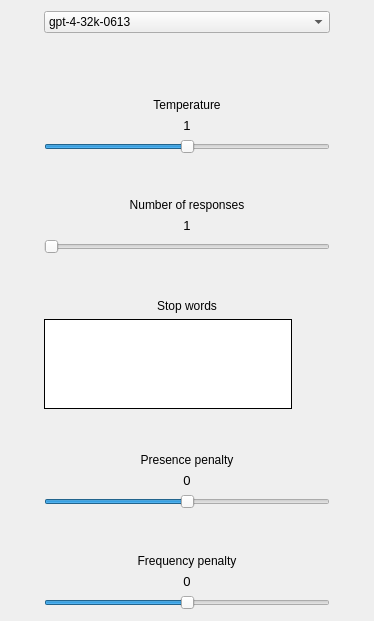
<?xml version="1.0" encoding="UTF-8"?>
<ui version="4.0">
 <class>ChatSettingsWidget</class>
 <widget class="QWidget" name="ChatSettingsWidget">
  <property name="geometry">
   <rect>
    <x>0</x>
    <y>0</y>
    <width>374</width>
    <height>621</height>
   </rect>
  </property>
  <property name="windowTitle">
   <string notr="true">Form</string>
  </property>
  <property name="locale">
   <locale language="English" country="UnitedStates"/>
  </property>
  <layout class="QGridLayout" name="gridLayout">
   <item row="8" column="1">
    <spacer name="verticalSpacer_4">
     <property name="orientation">
      <enum>Qt::Vertical</enum>
     </property>
     <property name="sizeHint" stdset="0">
      <size>
       <width>20</width>
       <height>40</height>
      </size>
     </property>
    </spacer>
   </item>
   <item row="0" column="0">
    <spacer name="horizontalSpacer_2">
     <property name="orientation">
      <enum>Qt::Horizontal</enum>
     </property>
     <property name="sizeHint" stdset="0">
      <size>
       <width>40</width>
       <height>20</height>
      </size>
     </property>
    </spacer>
   </item>
   <item row="9" column="1">
    <layout class="QVBoxLayout" name="verticalLayout_4">
     <item>
      <widget class="QLabel" name="labelPP">
       <property name="text">
        <string>Presence penalty</string>
       </property>
       <property name="alignment">
        <set>Qt::AlignCenter</set>
       </property>
      </widget>
     </item>
     <item>
      <widget class="QLabel" name="pPValue">
       <property name="font">
        <font>
         <pointsize>10</pointsize>
        </font>
       </property>
       <property name="text">
        <string notr="true">0</string>
       </property>
       <property name="alignment">
        <set>Qt::AlignCenter</set>
       </property>
      </widget>
     </item>
     <item>
      <widget class="QSlider" name="pPSlider">
       <property name="toolTip">
        <string>&lt;html&gt;&lt;head/&gt;&lt;body&gt;&lt;p&gt;Positive values penalize new tokens based on whether they appear in the text so far, increasing the model's likelihood to talk about new topics.&lt;/p&gt;&lt;/body&gt;&lt;/html&gt;</string>
       </property>
       <property name="minimum">
        <number>-20</number>
       </property>
       <property name="maximum">
        <number>20</number>
       </property>
       <property name="pageStep">
        <number>1</number>
       </property>
       <property name="orientation">
        <enum>Qt::Horizontal</enum>
       </property>
      </widget>
     </item>
     <item>
      <spacer name="verticalSpacer_5">
       <property name="orientation">
        <enum>Qt::Vertical</enum>
       </property>
       <property name="sizeHint" stdset="0">
        <size>
         <width>20</width>
         <height>40</height>
        </size>
       </property>
      </spacer>
     </item>
    </layout>
   </item>
   <item row="0" column="1">
    <widget class="QComboBox" name="modelSelector">
     <property name="currentIndex">
      <number>0</number>
     </property>
     <item>
      <property name="text">
       <string notr="true">gpt-4-32k-0613</string>
      </property>
     </item>
     <item>
      <property name="text">
       <string notr="true">gpt-4-32k</string>
      </property>
     </item>
     <item>
      <property name="text">
       <string notr="true">gpt-4-0613</string>
      </property>
     </item>
     <item>
      <property name="text">
       <string notr="true">gpt-4</string>
      </property>
     </item>
     <item>
      <property name="text">
       <string notr="true">gpt-3.5-turbo-16k-0613</string>
      </property>
     </item>
     <item>
      <property name="text">
       <string notr="true">gpt-3.5-turbo-16k</string>
      </property>
     </item>
     <item>
      <property name="text">
       <string notr="true">gpt-3.5-turbo-0613</string>
      </property>
     </item>
     <item>
      <property name="text">
       <string notr="true">gpt-3.5-turbo</string>
      </property>
     </item>
    </widget>
   </item>
   <item row="5" column="1">
    <spacer name="verticalSpacer_3">
     <property name="orientation">
      <enum>Qt::Vertical</enum>
     </property>
     <property name="sizeHint" stdset="0">
      <size>
       <width>20</width>
       <height>40</height>
      </size>
     </property>
    </spacer>
   </item>
   <item row="3" column="1">
    <spacer name="verticalSpacer_2">
     <property name="orientation">
      <enum>Qt::Vertical</enum>
     </property>
     <property name="sizeHint" stdset="0">
      <size>
       <width>20</width>
       <height>40</height>
      </size>
     </property>
    </spacer>
   </item>
   <item row="11" column="1">
    <layout class="QVBoxLayout" name="verticalLayout_5">
     <item>
      <widget class="QLabel" name="labelFP">
       <property name="text">
        <string>Frequency penalty</string>
       </property>
       <property name="alignment">
        <set>Qt::AlignCenter</set>
       </property>
      </widget>
     </item>
     <item>
      <widget class="QLabel" name="fPValue">
       <property name="font">
        <font>
         <pointsize>10</pointsize>
        </font>
       </property>
       <property name="text">
        <string notr="true">0</string>
       </property>
       <property name="alignment">
        <set>Qt::AlignCenter</set>
       </property>
      </widget>
     </item>
     <item>
      <widget class="QSlider" name="fPSlider">
       <property name="toolTip">
        <string>&lt;html&gt;&lt;head/&gt;&lt;body&gt;&lt;p&gt;Positive values penalize new tokens based on their existing frequency in the text so far, decreasing the model's likelihood to repeat the same line verbatim.&lt;/p&gt;&lt;/body&gt;&lt;/html&gt;</string>
       </property>
       <property name="minimum">
        <number>-20</number>
       </property>
       <property name="maximum">
        <number>20</number>
       </property>
       <property name="pageStep">
        <number>1</number>
       </property>
       <property name="orientation">
        <enum>Qt::Horizontal</enum>
       </property>
      </widget>
     </item>
    </layout>
   </item>
   <item row="1" column="1">
    <spacer name="verticalSpacer">
     <property name="orientation">
      <enum>Qt::Vertical</enum>
     </property>
     <property name="sizeHint" stdset="0">
      <size>
       <width>20</width>
       <height>60</height>
      </size>
     </property>
    </spacer>
   </item>
   <item row="2" column="1">
    <layout class="QVBoxLayout" name="verticalLayout">
     <item>
      <widget class="QLabel" name="labelTemperature">
       <property name="text">
        <string>Temperature</string>
       </property>
       <property name="alignment">
        <set>Qt::AlignCenter</set>
       </property>
      </widget>
     </item>
     <item>
      <widget class="QLabel" name="temperatureValue">
       <property name="font">
        <font>
         <pointsize>10</pointsize>
        </font>
       </property>
       <property name="text">
        <string notr="true">1</string>
       </property>
       <property name="alignment">
        <set>Qt::AlignCenter</set>
       </property>
      </widget>
     </item>
     <item>
      <widget class="QSlider" name="temperatureSlider">
       <property name="toolTip">
        <string>&lt;html&gt;&lt;head/&gt;&lt;body&gt;&lt;p&gt;Higher values like 0.8 will make the output more random, while lower values like 0.2 will make it more focused and deterministic.&lt;/p&gt;&lt;/body&gt;&lt;/html&gt;</string>
       </property>
       <property name="maximum">
        <number>20</number>
       </property>
       <property name="pageStep">
        <number>1</number>
       </property>
       <property name="value">
        <number>10</number>
       </property>
       <property name="orientation">
        <enum>Qt::Horizontal</enum>
       </property>
      </widget>
     </item>
    </layout>
   </item>
   <item row="0" column="2">
    <spacer name="horizontalSpacer">
     <property name="orientation">
      <enum>Qt::Horizontal</enum>
     </property>
     <property name="sizeHint" stdset="0">
      <size>
       <width>40</width>
       <height>20</height>
      </size>
     </property>
    </spacer>
   </item>
   <item row="4" column="1">
    <layout class="QVBoxLayout" name="verticalLayout_2">
     <item>
      <widget class="QLabel" name="labelN">
       <property name="text">
        <string>Number of responses</string>
       </property>
       <property name="alignment">
        <set>Qt::AlignCenter</set>
       </property>
      </widget>
     </item>
     <item>
      <widget class="QLabel" name="nValue">
       <property name="font">
        <font>
         <pointsize>10</pointsize>
        </font>
       </property>
       <property name="text">
        <string notr="true">1</string>
       </property>
       <property name="alignment">
        <set>Qt::AlignCenter</set>
       </property>
      </widget>
     </item>
     <item>
      <widget class="QSlider" name="nSlider">
       <property name="toolTip">
        <string>&lt;html&gt;&lt;head/&gt;&lt;body&gt;&lt;p&gt;How many chat completion choices to generate for each input message.&lt;/p&gt;&lt;/body&gt;&lt;/html&gt;</string>
       </property>
       <property name="minimum">
        <number>1</number>
       </property>
       <property name="maximum">
        <number>10</number>
       </property>
       <property name="pageStep">
        <number>1</number>
       </property>
       <property name="value">
        <number>1</number>
       </property>
       <property name="orientation">
        <enum>Qt::Horizontal</enum>
       </property>
      </widget>
     </item>
    </layout>
   </item>
   <item row="6" column="1">
    <layout class="QVBoxLayout" name="verticalLayout_6">
     <item>
      <widget class="QLabel" name="label">
       <property name="toolTip">
        <string>&lt;html&gt;&lt;head/&gt;&lt;body&gt;&lt;p&gt;Up to 4 sequences where the API will stop generating further tokens.&lt;/p&gt;&lt;/body&gt;&lt;/html&gt;</string>
       </property>
       <property name="text">
        <string>Stop words</string>
       </property>
       <property name="alignment">
        <set>Qt::AlignCenter</set>
       </property>
      </widget>
     </item>
     <item>
      <layout class="QHBoxLayout" name="horizontalLayout">
       <item>
        <widget class="QListWidget" name="stopList">
         <property name="sizePolicy">
          <sizepolicy hsizetype="Expanding" vsizetype="Minimum">
           <horstretch>0</horstretch>
           <verstretch>0</verstretch>
          </sizepolicy>
         </property>
         <property name="minimumSize">
          <size>
           <width>0</width>
           <height>90</height>
          </size>
         </property>
         <property name="frameShape">
          <enum>QFrame::Panel</enum>
         </property>
         <property name="frameShadow">
          <enum>QFrame::Plain</enum>
         </property>
         <property name="verticalScrollBarPolicy">
          <enum>Qt::ScrollBarAlwaysOff</enum>
         </property>
        </widget>
       </item>
       <item>
        <layout class="QVBoxLayout" name="verticalLayout_3">
         <item>
          <widget class="QToolButton" name="addStopButton">
           <property name="sizePolicy">
            <sizepolicy hsizetype="Preferred" vsizetype="Maximum">
             <horstretch>0</horstretch>
             <verstretch>0</verstretch>
            </sizepolicy>
           </property>
           <property name="text">
            <string/>
           </property>
           <property name="iconSize">
            <size>
             <width>24</width>
             <height>24</height>
            </size>
           </property>
           <property name="autoRaise">
            <bool>true</bool>
           </property>
          </widget>
         </item>
         <item>
          <widget class="QToolButton" name="deleteStopButton">
           <property name="sizePolicy">
            <sizepolicy hsizetype="Preferred" vsizetype="Maximum">
             <horstretch>0</horstretch>
             <verstretch>0</verstretch>
            </sizepolicy>
           </property>
           <property name="text">
            <string/>
           </property>
           <property name="iconSize">
            <size>
             <width>24</width>
             <height>24</height>
            </size>
           </property>
           <property name="autoRaise">
            <bool>true</bool>
           </property>
          </widget>
         </item>
        </layout>
       </item>
      </layout>
     </item>
    </layout>
   </item>
  </layout>
 </widget>
 <resources/>
 <connections/>
</ui>
